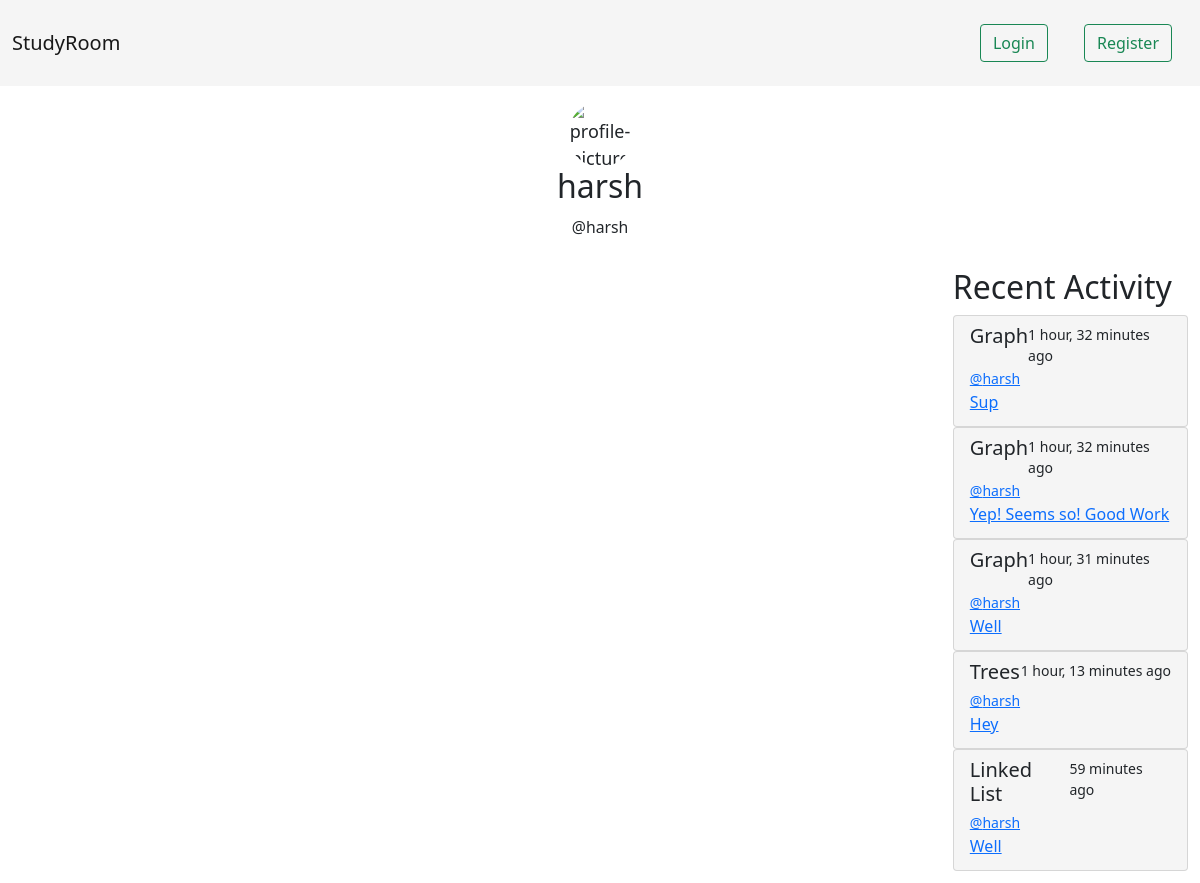
Screenshot of /profile/4 with the database file from the repository.
### base/models.py (models this page shows, shortened)
class Message(models.Model):
    user = models.ForeignKey(User, on_delete=models.CASCADE)
    room = models.ForeignKey(Room, on_delete=models.CASCADE)
    body = models.TextField()
    updated_at = models.DateTimeField(auto_now=True)
    created_at = models.DateTimeField(auto_now_add=True)

class Room(models.Model):
    host = models.ForeignKey(User, on_delete=models.SET_NULL, null=True)
    topic = models.ForeignKey(Topic, on_delete=models.SET_NULL, null=True)
    name = models.CharField(max_length=200, unique=True)
    description = models.TextField(null=True, blank=True)
    updated_at = models.DateTimeField(auto_now=True)
    created_at = models.DateTimeField(auto_now_add=True)
    participants = models.ManyToManyField(User, related_name='participants')

### base/views.py (the view)
# urls.py: path('profile/<str:pk>', views.user_profile_view, name = 'user-profile'),
def user_profile_view(request, pk):
    user = User.objects.get(id=pk)
    rooms = user.room_set.all()
    room_messages = user.message_set.all()
    topics = Topic.objects.all()
    context = {
        'user': user,
        'rooms': rooms,
        'room_messages': room_messages,
        'topics': topics,
    }
    return render(request, 'base/profile.html', context)

### base/templates/base/profile.html (shortened to what this page needs)
{% extends 'base.html' %}
{% block content %}
<div class='profile-tab'>
    <div class='profile-picture'><img
            src="https://thumbs.dreamstime.com/b/default-avatar-profile-icon-vector-social-media-user-image-182145777.jpg"
            alt="profile-picture"></div>
    <h2>{{user.username}}</h2>
    <small>@{{user.username}}</small>
</div>
<div class="home-container">
    <div></div>
    <div class="main-home">
    </div>
    <div>
        {% include 'base/activity_component.html' %}
    </div>
</div>
{% endblock %}

### base/templates/base/activity_component.html
<h2>Recent Activity</h2>
{% for message in room_messages %}
<div class="list-group">
    <div class="list-group-item list-group-item-action">
        <div class="d-flex w-100 justify-content-between">
            <h5 class="mb-1">{{message.room.name}}</h5>
            <small>{{message.created_at|timesince}} ago</small>
        </div>
        <a href="{% url 'user-profile' message.user.id %}"><small>@{{message.user}}</small></a>
        <a href="{% url 'room' message.room.id %}">
            <p class="mb-1">{{ message.body }}</p>
        </a>
    </div>
</div>
{% endfor %}

### static/css/style.css (style rules this page uses)
.home-container { display: grid; grid-template-columns: 1fr 3fr 1fr; padding: 12px; }
.main-home { padding-left: 18px; padding-right: 18px; }
.list-group-item { background-color: whitesmoke; }
.profile-tab { margin: 16px; text-align: center; font-size: large; }
.profile-picture img { height: 65px; width: 65px; border-radius: 50%; display: inline-block; }

### rows the page displays
Message: room.name "Graph", created_at "1 hour, 32 minutes", user "harsh", body "Sup"
Message: room.name "Graph", created_at "1 hour, 32 minutes", user "harsh", body "Yep! Seems so! Good Work"
Message: room.name "Graph", created_at "1 hour, 31 minutes", user "harsh", body "Well"
Message: room.name "Trees", created_at "1 hour, 13 minutes", user "harsh", body "Hey"
Message: room.name "Linked List", created_at "59 minutes", user "harsh", body "Well"

### other values shown
{{ user.username }} "harsh"
